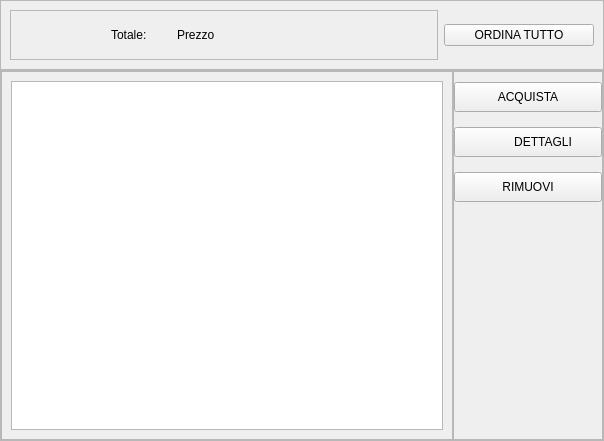
<?xml version="1.0" encoding="UTF-8"?>
<ui version="4.0">
 <class>Form</class>
 <widget class="QWidget" name="Form">
  <property name="geometry">
   <rect>
    <x>0</x>
    <y>0</y>
    <width>604</width>
    <height>441</height>
   </rect>
  </property>
  <property name="windowTitle">
   <string>Form</string>
  </property>
  <layout class="QVBoxLayout" name="verticalLayout">
   <property name="spacing">
    <number>0</number>
   </property>
   <property name="leftMargin">
    <number>0</number>
   </property>
   <property name="topMargin">
    <number>0</number>
   </property>
   <property name="rightMargin">
    <number>0</number>
   </property>
   <property name="bottomMargin">
    <number>0</number>
   </property>
   <item>
    <widget class="QFrame" name="frame_2">
     <property name="sizePolicy">
      <sizepolicy hsizetype="Expanding" vsizetype="Expanding">
       <horstretch>0</horstretch>
       <verstretch>0</verstretch>
      </sizepolicy>
     </property>
     <property name="maximumSize">
      <size>
       <width>16777215</width>
       <height>70</height>
      </size>
     </property>
     <property name="frameShape">
      <enum>QFrame::StyledPanel</enum>
     </property>
     <property name="frameShadow">
      <enum>QFrame::Raised</enum>
     </property>
     <layout class="QHBoxLayout" name="horizontalLayout_4">
      <item>
       <widget class="QFrame" name="frame_5">
        <property name="frameShape">
         <enum>QFrame::StyledPanel</enum>
        </property>
        <property name="frameShadow">
         <enum>QFrame::Raised</enum>
        </property>
        <layout class="QHBoxLayout" name="horizontalLayout_3">
         <property name="leftMargin">
          <number>100</number>
         </property>
         <item>
          <widget class="QLabel" name="label">
           <property name="maximumSize">
            <size>
             <width>60</width>
             <height>16777215</height>
            </size>
           </property>
           <property name="text">
            <string>Totale:</string>
           </property>
          </widget>
         </item>
         <item>
          <widget class="QLabel" name="prezzo_totale">
           <property name="text">
            <string>Prezzo</string>
           </property>
          </widget>
         </item>
        </layout>
       </widget>
      </item>
      <item>
       <widget class="QPushButton" name="ordina_tutto_button">
        <property name="maximumSize">
         <size>
          <width>150</width>
          <height>16777215</height>
         </size>
        </property>
        <property name="text">
         <string>ORDINA TUTTO</string>
        </property>
       </widget>
      </item>
     </layout>
    </widget>
   </item>
   <item>
    <widget class="QFrame" name="frame">
     <property name="frameShape">
      <enum>QFrame::StyledPanel</enum>
     </property>
     <property name="frameShadow">
      <enum>QFrame::Raised</enum>
     </property>
     <layout class="QHBoxLayout" name="horizontalLayout">
      <property name="spacing">
       <number>0</number>
      </property>
      <property name="leftMargin">
       <number>0</number>
      </property>
      <property name="topMargin">
       <number>0</number>
      </property>
      <property name="rightMargin">
       <number>0</number>
      </property>
      <property name="bottomMargin">
       <number>0</number>
      </property>
      <item>
       <widget class="QFrame" name="frame_3">
        <property name="sizePolicy">
         <sizepolicy hsizetype="Expanding" vsizetype="Expanding">
          <horstretch>0</horstretch>
          <verstretch>0</verstretch>
         </sizepolicy>
        </property>
        <property name="frameShape">
         <enum>QFrame::StyledPanel</enum>
        </property>
        <property name="frameShadow">
         <enum>QFrame::Raised</enum>
        </property>
        <layout class="QHBoxLayout" name="horizontalLayout_2">
         <property name="spacing">
          <number>0</number>
         </property>
         <property name="leftMargin">
          <number>0</number>
         </property>
         <property name="topMargin">
          <number>0</number>
         </property>
         <property name="rightMargin">
          <number>0</number>
         </property>
         <property name="bottomMargin">
          <number>0</number>
         </property>
         <item>
          <widget class="QStackedWidget" name="stackedWidget">
           <property name="frameShape">
            <enum>QFrame::NoFrame</enum>
           </property>
           <property name="currentIndex">
            <number>0</number>
           </property>
           <widget class="QWidget" name="page_1">
            <layout class="QVBoxLayout" name="verticalLayout_2">
             <item>
              <widget class="QListView" name="list_view"/>
             </item>
            </layout>
           </widget>
           <widget class="QWidget" name="page_2">
            <layout class="QVBoxLayout" name="verticalLayout_4">
             <item>
              <widget class="QFrame" name="frame_6">
               <property name="frameShape">
                <enum>QFrame::StyledPanel</enum>
               </property>
               <property name="frameShadow">
                <enum>QFrame::Raised</enum>
               </property>
               <layout class="QHBoxLayout" name="horizontalLayout_5">
                <item>
                 <widget class="QLabel" name="nome">
                  <property name="text">
                   <string>Nome</string>
                  </property>
                 </widget>
                </item>
                <item>
                 <widget class="QLabel" name="prezzo">
                  <property name="text">
                   <string>Prezzo</string>
                  </property>
                 </widget>
                </item>
               </layout>
              </widget>
             </item>
             <item>
              <widget class="QFrame" name="frame_8">
               <property name="frameShape">
                <enum>QFrame::StyledPanel</enum>
               </property>
               <property name="frameShadow">
                <enum>QFrame::Raised</enum>
               </property>
               <layout class="QVBoxLayout" name="verticalLayout_6">
                <item>
                 <widget class="QLabel" name="titolo1">
                  <property name="text">
                   <string>INGREDIENTI:</string>
                  </property>
                 </widget>
                </item>
                <item>
                 <widget class="QLabel" name="ingredienti">
                  <property name="text">
                   <string>Text</string>
                  </property>
                 </widget>
                </item>
               </layout>
              </widget>
             </item>
             <item>
              <widget class="QFrame" name="frame_7">
               <property name="frameShape">
                <enum>QFrame::StyledPanel</enum>
               </property>
               <property name="frameShadow">
                <enum>QFrame::Raised</enum>
               </property>
               <layout class="QVBoxLayout" name="verticalLayout_5">
                <item>
                 <widget class="QLabel" name="titolo2">
                  <property name="text">
                   <string>ALLERGENI:</string>
                  </property>
                 </widget>
                </item>
                <item>
                 <widget class="QLabel" name="allergeni">
                  <property name="text">
                   <string>Text</string>
                  </property>
                 </widget>
                </item>
               </layout>
              </widget>
             </item>
            </layout>
           </widget>
          </widget>
         </item>
        </layout>
       </widget>
      </item>
      <item>
       <widget class="QFrame" name="frame_4">
        <property name="sizePolicy">
         <sizepolicy hsizetype="Expanding" vsizetype="Expanding">
          <horstretch>0</horstretch>
          <verstretch>0</verstretch>
         </sizepolicy>
        </property>
        <property name="maximumSize">
         <size>
          <width>150</width>
          <height>16777215</height>
         </size>
        </property>
        <property name="frameShape">
         <enum>QFrame::StyledPanel</enum>
        </property>
        <property name="frameShadow">
         <enum>QFrame::Raised</enum>
        </property>
        <layout class="QVBoxLayout" name="verticalLayout_3">
         <property name="spacing">
          <number>15</number>
         </property>
         <property name="leftMargin">
          <number>0</number>
         </property>
         <property name="topMargin">
          <number>10</number>
         </property>
         <property name="rightMargin">
          <number>0</number>
         </property>
         <property name="bottomMargin">
          <number>0</number>
         </property>
         <item>
          <widget class="QPushButton" name="acquista_button">
           <property name="minimumSize">
            <size>
             <width>0</width>
             <height>30</height>
            </size>
           </property>
           <property name="text">
            <string>ACQUISTA</string>
           </property>
          </widget>
         </item>
         <item>
          <widget class="QToolButton" name="dettagli_button">
           <property name="sizePolicy">
            <sizepolicy hsizetype="Minimum" vsizetype="Fixed">
             <horstretch>0</horstretch>
             <verstretch>0</verstretch>
            </sizepolicy>
           </property>
           <property name="minimumSize">
            <size>
             <width>0</width>
             <height>30</height>
            </size>
           </property>
           <property name="layoutDirection">
            <enum>Qt::LeftToRight</enum>
           </property>
           <property name="styleSheet">
            <string notr="true">padding-left:20px;</string>
           </property>
           <property name="text">
            <string>         DETTAGLI</string>
           </property>
           <property name="icon">
            <iconset resource="../../home/view/res.qrc">
             <normaloff>:/icone/icone/piu.png</normaloff>
             <normalon>:/icone/icone/meno.png</normalon>:/icone/icone/piu.png</iconset>
           </property>
           <property name="checkable">
            <bool>true</bool>
           </property>
           <property name="toolButtonStyle">
            <enum>Qt::ToolButtonTextBesideIcon</enum>
           </property>
          </widget>
         </item>
         <item>
          <widget class="QPushButton" name="rimuovi_button">
           <property name="minimumSize">
            <size>
             <width>0</width>
             <height>30</height>
            </size>
           </property>
           <property name="text">
            <string>RIMUOVI</string>
           </property>
          </widget>
         </item>
         <item>
          <spacer name="verticalSpacer">
           <property name="orientation">
            <enum>Qt::Vertical</enum>
           </property>
           <property name="sizeHint" stdset="0">
            <size>
             <width>20</width>
             <height>40</height>
            </size>
           </property>
          </spacer>
         </item>
        </layout>
       </widget>
      </item>
     </layout>
    </widget>
   </item>
  </layout>
 </widget>
 <resources>
  <include location="../../home/view/res.qrc"/>
 </resources>
 <connections/>
</ui>
